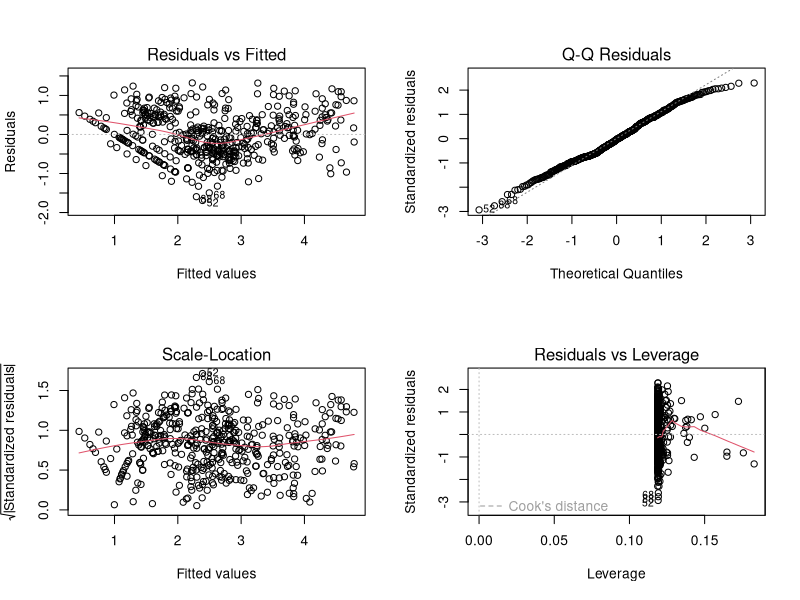
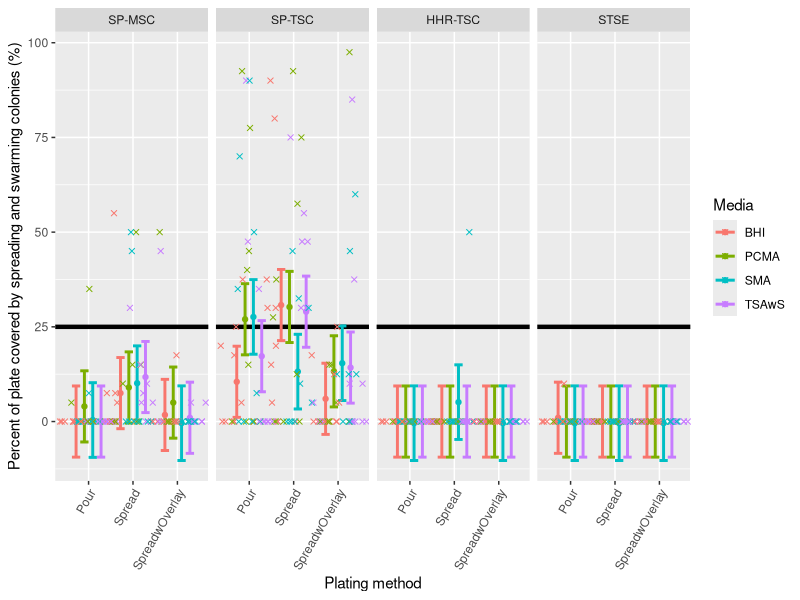

Write the R code that produced these figures, in order. (Note: this script raises an error after producing the figures.)
## ---- chunk 1
knitr::opts_chunk$set(echo = TRUE)
## ---- chunk 2
## load packages
library(knitr)
library(readr)
library(dplyr)
library(tidyr)
library(ggplot2)
library(ggpubr)
library(lme4)
library(car)
library(emmeans)
## ---- chunk 3
#import data
s1_df <- read_csv("stage1_cleaned_data.csv")
s1_df$test <-  factor(s1_df$test,
                      c("SP.MSC", "SP.TSC", "HHR.TSC", "STSE"),
                      labels = c("SP-MSC", "SP-TSC", "HHR-TSC", "STSE"))
## ---- chunk 4
#summary for Table 1; means and sd across all powders
summary_byTestPlatingMedia <- s1_df %>%
  group_by(test,plating,media) %>%
  summarize(n=n(),
            mean=mean(log_mean_count_wNA,na.rm=TRUE),
            sd=sd(log_mean_count_wNA,na.rm=TRUE),
            median=median(log_mean_count_wNA,na.rm = TRUE),
            min=min(log_mean_count_wNA,na.rm=TRUE),
            max=max(log_mean_count_wNA,na.rm=TRUE))

summary_byTestPlatingMedia_SPRno <- s1_df %>%
  filter(SPR=="no")%>%
  group_by(test,plating,media) %>%
  summarize(n=n(),
            mean=mean(log_mean_count_wNA,na.rm=TRUE),
            sd=sd(log_mean_count_wNA,na.rm=TRUE),
            median=median(log_mean_count_wNA,na.rm = TRUE),
            min=min(log_mean_count_wNA,na.rm=TRUE),
            max=max(log_mean_count_wNA,na.rm=TRUE))
## ---- chunk 5
m <- lm(log_mean_count~powder+plating*media*test+mean_spread_percent,data=s1_df)

#VIFs were investigated by fitting with lm() and using the car::vif function
vif(m) #vifs OK

#Additional model diagnostics were performed & looked OK
par(mfrow=c(2,2)) # Change the panel layout to 2 x 2
plot(m)

#run anova
anova(m)
## ---- chunk 6
m_spread <- lmer(mean_spread_percent_wNA ~ (1|powder) + test*media*plating, data=s1_df,na.action=na.exclude)

lsm_summ <- emmeans(m_spread,~test|media+plating)

df_lsm_summ <- as.data.frame(lsm_summ)

df_lsm_summ
## ---- chunk 7
ggplot(df_lsm_summ, aes(x = plating, y = emmean, color = media)) +
  facet_grid( ~ test) +
  geom_hline(yintercept = 25,
             col = "black",
             size = 1.5) +
  geom_point(stat = "identity", position = position_dodge(.75)) +
  geom_errorbar(stat = "identity",
                aes(ymin = lower.CL, ymax = upper.CL),
                size = 1,
                width = .75,
                position = position_dodge(.75),
                na.rm = TRUE) +
  geom_jitter(aes(x = plating, y = mean_spread_percent_wNA, color = media),
              data = s1_df,
              na.rm = TRUE,
              pch = 4,
              position = position_jitterdodge(jitter.width = 0.75, dodge.width = .75)) +
  labs(color = "Media", x = "Plating method", y = "Percent of plate covered by spreading and swarming colonies (%)") +
  theme(axis.text.x = element_text(angle = 60, hjust = 1)) 
## ---- chunk 8
s1_df2 <- s1_df %>% 
  filter( !(grepl("TSAwS",media) & plating=="Spread" & test=="SP.TSC"),
          !(grepl("PCMA",media) & plating=="Spread" & test=="SP.TSC"),
          !(grepl("BHI",media) & plating=="Spread" & test=="SP.TSC"),
          !(grepl("SMA",media) & plating=="Pour" & test=="SP.TSC"),
          !(grepl("PCMA",media) & plating=="Pour" & test=="SP.TSC") )
s1_df2$combo<- paste(s1_df2$media, s1_df2$plating, s1_df2$test, sep="_")

s1_df2$combo_abbrv <- make.names(abbreviate(s1_df2$combo))

#is this doing anything useful other than reshaping?
all_wide <- s1_df2 %>%
  group_by(powder,combo_abbrv) %>%
  summarise(mean=mean(log_mean_count)) %>%
  spread(key=combo_abbrv,value=mean) %>%
  ungroup() %>%
  data.frame() 
all_wide <- all_wide[c(2:44)]

SP.TSC <- unique(s1_df2$combo_abbrv[s1_df2$test=="SP.TSC"])
HHR.TSC <- unique(s1_df2$combo_abbrv[s1_df2$test=="HHR.TSC"])
STSE <- unique(s1_df2$combo_abbrv[s1_df2$test=="STSE"])
SP.MSC <- unique(s1_df2$combo_abbrv[s1_df2$test=="SP.MSC"])

#measure test choices
abbrv_combo_lookup <- unique(s1_df2[,c("test","media","plating","combo_abbrv")])

#BHI
#test_combo <- c("BHI_P_H","BHI_P_SP.M","BHI_P_SP.T","BHI_P_ST")
#test_combo <- c("BHI_SO_H","BHI_SO_SP.M","BHI_SO_SP.T","BHI_SO_ST")
#test_combo <- c("BHI_S_H","BHI_S_SP","BHI_S_ST")

#PCMA
#test_combo <- c("PCMA_P_H","PCMA_P_SP","PCMA_P_ST")
#test_combo <- c("PCMA_SO_H","PCMA_SO_SP.M","PCMA_SO_SP.T","PCMA_SO_ST")
#test_combo <- c("PCMA_S_H","PCMA_S_SP","PCMA_S_ST")

#SMA
#test_combo <- c("PCA_P_H","PCA_P_SP","PCA_P_ST")
#test_combo <- c("PCA_SO_H","PCA_SO_SP.M","PCA_SO_SP.T","PCA_SO_ST")
#test_combo <- c("PCA_S_H","PCA_S_SP_M","PCA_S_SP_T","PCA_S_ST")

#TSAwS
test_combo <- c("TSAS_P_H","TSAS_P_SP.M","TSAS_P_SP.T","TSAS_P_ST") #check this
#test_combo <- c("TSAS_SO_H","TSAS_SO_SP.M","TSAS_SO_SP.T","TSAS_SO_ST")
#test_combo <- c("TSAS_S_H","TSAS_S_SP","TSAS_S_ST")

results <- data.frame(combo_abbrv=c(),Rsquared=c())
for( i in colnames(all_wide)) {
  if( !(i %in% test_combo) ) {
    form <- paste(i,"~",paste(test_combo,collapse="+"))
    m <- lm(form,data=all_wide)
    rsquared <- summary(m)$r.squared
    results <- rbind(results,data.frame(combo_abbrv=i,Rsquared=rsquared))
  }
}
# by test
results %>%
  left_join(abbrv_combo_lookup) %>%
  group_by(test) %>%
  summarize(mean.rsq=mean(Rsquared)) -> mean.rsq.byTest
mean.rsq.byTest

all_var <- s1_df2 %>%
  group_by(test,plating,media) %>%
  summarize(var=var(log_mean_count))

# percent variance
results %>%
  left_join(abbrv_combo_lookup) %>%
  left_join(all_var) %>%
  mutate(var_explained=Rsquared*var)  %>%
  summarize(prop_explained=sum(var_explained)/sum(var)) -> prop_explained
prop_explained

results %>%
  left_join(abbrv_combo_lookup) %>%
  left_join(all_var) %>%
  filter(test != "SP_MSC") %>%
  mutate(var_explained=Rsquared*var)  %>%
  summarize(prop_explained_no_msc=sum(var_explained)/sum(var)) -> prop_explained_withoutMSC
prop_explained_withoutMSC
## ---- chunk 9
s1_df2 <- s1_df %>% 
  filter( !(grepl("TSAwS",media) & plating=="Spread" & test=="SP.TSC"),
          !(grepl("PCMA",media) & plating=="Spread" & test=="SP.TSC"),
          !(grepl("BHI",media) & plating=="Spread" & test=="SP.TSC"),
          !(grepl("SMA",media) & plating=="Pour" & test=="SP.TSC"),
          !(grepl("PCMA",media) & plating=="Pour" & test=="SP.TSC") )
s1_df2$combo<- paste(s1_df2$media, s1_df2$plating, s1_df2$test, sep="_")

s1_df2$combo_abbrv <- make.names(abbreviate(s1_df2$combo))

#is this doing anything useful other than reshaping?
all_wide <- s1_df2 %>%
  group_by(powder,combo_abbrv) %>%
  summarise(mean=mean(log_mean_count)) %>%
  spread(key=combo_abbrv,value=mean) %>%
  ungroup() %>%
  data.frame() 
all_wide <- all_wide[c(2:44)]

SP.TSC <- unique(s1_df2$combo_abbrv[s1_df2$test=="SP.TSC"])
HHR.TSC <- unique(s1_df2$combo_abbrv[s1_df2$test=="HHR.TSC"])
STSE <- unique(s1_df2$combo_abbrv[s1_df2$test=="STSE"])
SP.MSC <- unique(s1_df2$combo_abbrv[s1_df2$test=="SP.MSC"])

#measure test choices
abbrv_combo_lookup <- unique(s1_df2[,c("test","media","plating","combo_abbrv")])

#BHI
BHI_P <- c("BHI_P_H","BHI_P_SP.M","BHI_P_SP.T","BHI_P_ST")
BHI_SO <- c("BHI_SO_H","BHI_SO_SP.M","BHI_SO_SP.T","BHI_SO_ST")
BHI_S <- c("BHI_S_H","BHI_S_SP","BHI_S_ST")

#PCMA
PCMA_P <- c("PCMA_P_H","PCMA_P_SP","PCMA_P_ST")
PCMA_SO  <- c("PCMA_SO_H","PCMA_SO_SP.M","PCMA_SO_SP.T","PCMA_SO_ST")
PCMA_S <- c("PCMA_S_H","PCMA_S_SP","PCMA_S_ST")

#SMA
SMA_P <- c("SMA_P_H","SMA_P_SP","SMA_P_ST")
SMA_SO <- c("SMA_SO_H","SMA_SO_SP.M","SMA_SO_SP.T","SMA_SO_ST")
SMA_S <- c("SMA_S_H","SMA_S_SP.M","SMA_S_SP.T","SMA_S_ST")

#TSAwS
TSAS_P <- c("TSAS_P_H","TSAS_P_SP.M","TSAS_P_SP.T","TSAS_P_ST") #check this
TSAS_SO <- c("TSAS_SO_H","TSAS_SO_SP.M","TSAS_SO_SP.T","TSAS_SO_ST")
TSAS_S <- c("TSAS_S_H","TSAS_S_SP","TSAS_S_ST")

test_combo_vec <- c(BHI_P, BHI_SO, BHI_S,
                     PCMA_P, PCMA_SO, PCMA_S,
                     SMA_P, SMA_SO, SMA_S,
                     TSAS_P, TSAS_SO, TSAS_S)

results <- data.frame(combo_abbrv=c(),Rsquared=c(),testcombo=c())

for( j in test_combo_vec) {
for( i in colnames(all_wide)) {
  if( !(i %in% j) ) {
    form <- paste(i,"~",paste(j,collapse="+"))
    m <- lm(form,data=all_wide)
    rsquared <- summary(m)$r.squared
    results <- rbind(results,data.frame(combo_abbrv=i,Rsquared=rsquared,testcombo=j))
  }
}}

results_BHI_P %>%
  filter(testcombo=="BHI_P")
results
# by test

results %>%
  left_join(abbrv_combo_lookup) %>%
  group_by(testcombo,test) %>%
  summarize(mean.rsq=mean(Rsquared)) %>%
  spread(key=test,value=mean.rsq) %>%
  ungroup() %>%
  data.frame() -> mean.rsq.byTest
mean.rsq.byTest

# results %>%
#   left_join(abbrv_combo_lookup) %>%
#   group_by(test) %>%
#   summarize(mean.rsq=mean(Rsquared)) %>%
#   spread(key=test,value=mean.rsq) %>%
#   ungroup() %>%
#   data.frame() -> mean.rsq.byTest
# mean.rsq.byTest

all_var <- s1_df2 %>%
  group_by(test,plating,media) %>%
  summarize(var=var(log_mean_count))

# percent variance

test_combo_vec <- c(PCMA_S)

prop_df <- data.frame(testcombo=c(),prop_explain=c())
for (j in test_combo_vec){ 
results %>%
  filter(testcombo==j)%>%
  left_join(abbrv_combo_lookup) %>%
  left_join(all_var) %>%
  mutate(var_explained=Rsquared*var)  %>%
  summarize(prop_explained=sum(var_explained)/sum(var)) -> prop_explained
  prop_df <- rbind(prop_df, data.frame(testcombo=j,prop_explain=prop_explained))}

results %>%
  left_join(abbrv_combo_lookup) %>%
  left_join(all_var) %>%
  filter(test != "SP_MSC") %>%
  mutate(var_explained=Rsquared*var)  %>%
  summarize(prop_explained_no_msc=sum(var_explained)/sum(var)) -> prop_explained_withoutMSC
## ---- chunk 10
#import data
s1b_df <- read_csv("stage1b_data.csv")
## ---- chunk 11
#SP_MSC
d_msc <- s1b_df %>% filter(test=="SP MSC")
# Center within powder/scheme
d_msc_centered <- d_msc %>%
  group_by(powder,sampling_scheme) %>%
  mutate(powder_mean=mean(log_cfu_g)) %>%
  ungroup() %>%
  mutate(log_cfu_g_centered=log_cfu_g - powder_mean)
d_msc_centered_summary <- d_msc_centered %>%
  group_by(sampling_scheme) %>%
  summarize(mean=mean(log_cfu_g_centered),sd=sd(log_cfu_g_centered))
d_msc_centered_summary %>% ggplot(aes(x=sampling_scheme,y=mean)) + 
  labs(x="Sampling Scheme",y="Spore Count Deviance (log CFU/g)") +
  scale_color_discrete(guide=F) +
  geom_point(data=d_msc_centered,
             aes(x=sampling_scheme,y=log_cfu_g_centered,color=powder),
             position=position_jitterdodge(jitter.width = 0.05,dodge.width=0.7)) +
  geom_point(color="red") +
  geom_errorbar(aes(ymin=mean - sd,
                    ymax=mean + sd),
                width=0.3,
                color="red")+
  ylim(-1,1) -> msc
bart_msc <- bartlett.test(log_cfu_g_centered~sampling_scheme,data=d_msc_centered)
bart_msc

#HHR
d_hhr <- s1b_df %>% filter(test=="HHR")
# Center within powder/scheme
d_hhr_centered <- d_hhr %>%
  group_by(powder,sampling_scheme) %>%
  mutate(powder_mean=mean(log_cfu_g)) %>%
  ungroup() %>%
  mutate(log_cfu_g_centered=log_cfu_g - powder_mean)
d_hhr_centered_summary <- d_hhr_centered %>%
  group_by(sampling_scheme) %>%
  summarize(mean=mean(log_cfu_g_centered),sd=sd(log_cfu_g_centered))
d_hhr_centered_summary %>% ggplot(aes(x=sampling_scheme,y=mean)) + 
  labs(x="Sampling Scheme",y="Spore Count Deviance (log CFU/g)") +
  scale_color_discrete(guide=F) +
  geom_point(data=d_hhr_centered,
             aes(x=sampling_scheme,y=log_cfu_g_centered,color=powder),
             position=position_jitterdodge(jitter.width = 0.05,dodge.width=0.7)) +
  geom_point(color="red") +
  geom_errorbar(aes(ymin=mean - sd,
                    ymax=mean + sd),
                width=0.3,
                color="red")+
  ylim(-1,1) -> hhr
bart_hhr <- bartlett.test(log_cfu_g_centered~sampling_scheme,data=d_hhr_centered)
bart_hhr

#STSE
d_stse <- s1b_df %>% filter(test=="STSE")
# Center within powder/scheme
d_stse_centered <- d_stse %>%
  group_by(powder,sampling_scheme) %>%
  mutate(powder_mean=mean(log_cfu_g)) %>%
  ungroup() %>%
  mutate(log_cfu_g_centered=log_cfu_g - powder_mean)
d_stse_centered_summary <- d_stse_centered %>%
  group_by(sampling_scheme) %>%
  summarize(mean=mean(log_cfu_g_centered),sd=sd(log_cfu_g_centered))
d_stse_centered_summary %>% ggplot(aes(x=sampling_scheme,y=mean)) + 
  labs(x="Sampling Scheme",y="Spore Count Deviance (log CFU/g)") +
  scale_color_discrete(guide=F) + #getting rid of this gives us legend
  geom_point(data=d_stse_centered,
             aes(x=sampling_scheme,y=log_cfu_g_centered,color=powder),
             position=position_jitterdodge(jitter.width = 0.05,dodge.width=0.7)) +
  geom_point(color="red") +
  geom_errorbar(aes(ymin=mean - sd,
                    ymax=mean + sd),
                width=0.3,
                color="red")+
  ylim(-1,1)-> stse
bart_stse <- bartlett.test(log_cfu_g_centered~sampling_scheme,data=d_stse_centered)
bart_stse

#arrange figures
ggarrange(msc,
          hhr,
          stse,
          labels=c("SP-MSC", "HHR-TSC", "STSE"),
          ncol = 3, nrow = 1)

##Make summary plots
ggplot(s1b_df, aes(x=powder,y=log_cfu_g))+
  geom_boxplot()+
  geom_jitter(data=s1b_df,
             aes(x=powder,y=log_cfu_g,color=sampling_scheme),
             position=position_jitterdodge(jitter.width = 0.05,dodge.width=0.7)) +
  facet_grid(test~sampling_scheme)
## ---- chunk 12
#clear global environment
rm(list = ls())
## ---- chunk 13
#import data
s2_df <- read_csv("stage2_data.csv")
s2_df2 <- read_csv("stage2_data_notImputed.csv")

#
df_PCMA <- s2_df %>%
  filter(media=="PCMA")
df_TSAwS <- s2_df %>%
  filter(media=="TSAwS")
## ---- chunk 14
###PCMA analysis

#SP_MSC
d_PCMA_msc <- df_PCMA %>% filter(test=="SP.MSC")
# Center within powder/scheme
d_PCMA_msc_centered <- d_PCMA_msc %>%
  group_by(powder) %>%
  mutate(powder_mean=mean(log_mean_count)) %>%
  ungroup() %>%
  mutate(log_cfu_g_centered=log_mean_count - powder_mean)
d_PCMA_msc_centered_summary <- d_PCMA_msc_centered %>%
  group_by(lab) %>%
  summarize(mean=mean(log_cfu_g_centered),sd=sd(log_cfu_g_centered))
d_PCMA_msc_centered_summary %>% ggplot(aes(x=lab,y=mean)) + 
  labs(x="Lab",y="Spore Count Deviance (log CFU/g)") +
  ylim(-3,3)+
  scale_color_discrete(guide=F) +
  geom_point(data=d_PCMA_msc_centered,
             aes(x=lab,y=log_cfu_g_centered,color=powder),
             position=position_jitterdodge(jitter.width = 0.05,dodge.width=0.7)) +
  #theme(text=element_text(family="Times New Roman", size=12)) +
  geom_point(color="red") +
  geom_errorbar(aes(ymin=mean - sd,
                    ymax=mean + sd),
                width=0.3,
                color="red") -> PCMA_msc
bart_PCMA_msc <- bartlett.test(log_cfu_g_centered~lab,data=d_PCMA_msc_centered) #we centered all log msc be respective powder
bart_PCMA_msc

#HHR_TSC
d_PCMA_hhr <- df_PCMA %>% filter(test=="HHR.TSC")
# Center within powder/scheme
d_PCMA_hhr_centered <- d_PCMA_hhr %>%
  group_by(powder) %>%
  mutate(powder_mean=mean(log_mean_count)) %>%
  ungroup() %>%
  mutate(log_cfu_g_centered=log_mean_count - powder_mean)
d_PCMA_hhr_centered_summary <- d_PCMA_hhr_centered %>%
  group_by(lab) %>%
  summarize(mean=mean(log_cfu_g_centered),sd=sd(log_cfu_g_centered))
d_PCMA_hhr_centered_summary %>% ggplot(aes(x=lab,y=mean)) + 
  labs(x="Lab",y="Spore Count Deviance (log CFU/g)") +
  ylim(-3,3)+
  scale_color_discrete(guide=F) +
  geom_point(data=d_PCMA_hhr_centered,
             aes(x=lab,y=log_cfu_g_centered,color=powder),
             position=position_jitterdodge(jitter.width = 0.05,dodge.width=0.7)) +
  #theme(text=element_text(family="Times New Roman", size=12)) +
  geom_point(color="red") +
  geom_errorbar(aes(ymin=mean - sd,
                    ymax=mean + sd),
                width=0.3,
                color="red") -> PCMA_hhr
bart_PCMA_hhr <- bartlett.test(log_cfu_g_centered~lab,data=d_PCMA_hhr_centered)
bart_PCMA_hhr

#STSE
d_PCMA_stse <- df_PCMA %>% filter(test=="STSE")
# Center within powder/scheme
d_PCMA_stse_centered <- d_PCMA_stse %>%
  group_by(powder) %>%
  mutate(powder_mean=mean(log_mean_count)) %>%
  ungroup() %>%
  mutate(log_cfu_g_centered=log_mean_count - powder_mean)
d_PCMA_stse_centered_summary <- d_PCMA_stse_centered %>%
  group_by(lab) %>%
  summarize(mean=mean(log_cfu_g_centered),sd=sd(log_cfu_g_centered))
d_PCMA_stse_centered_summary %>% ggplot(aes(x=lab,y=mean)) + 
  labs(x="Lab",y="Spore Count Deviance (log CFU/g)") +
  ylim(-3,3)+
  scale_color_discrete(guide=F) +
  geom_point(data=d_PCMA_stse_centered,
             aes(x=lab,y=log_cfu_g_centered,color=powder),
             position=position_jitterdodge(jitter.width = 0.05,dodge.width=0.7)) +
  #theme(text=element_text(family="Times New Roman", size=12)) +
  geom_point(color="red") +
  geom_errorbar(aes(ymin=mean - sd,
                    ymax=mean + sd),
                width=0.3,
                color="red") -> PCMA_stse
bart_PCMA_stse <- bartlett.test(log_cfu_g_centered~lab,data=d_PCMA_stse_centered)
bart_PCMA_stse
###TSAwS analysis

#SP_MSC
d_TSAwS_msc <- df_TSAwS %>% filter(test=="SP.MSC")
# Center within powder/scheme
d_TSAwS_msc_centered <- d_TSAwS_msc %>%
  group_by(powder) %>%
  mutate(powder_mean=mean(log_mean_count)) %>%
  ungroup() %>%
  mutate(log_cfu_g_centered=log_mean_count - powder_mean)
d_TSAwS_msc_centered_summary <- d_TSAwS_msc_centered %>%
  group_by(lab) %>%
  summarize(mean=mean(log_cfu_g_centered),sd=sd(log_cfu_g_centered))
d_TSAwS_msc_centered_summary %>% ggplot(aes(x=lab,y=mean)) + 
  labs(x="Lab",y="Spore Count Deviance (log CFU/g)") +
  ylim(-3,3)+
  scale_color_discrete(guide=F) +
  geom_point(data=d_TSAwS_msc_centered,
             aes(x=lab,y=log_cfu_g_centered,color=powder),
             position=position_jitterdodge(jitter.width = 0.05,dodge.width=0.7)) +
  #theme(text=element_text(family="Times New Roman", size=12)) +
  geom_point(color="red") +
  geom_errorbar(aes(ymin=mean - sd,
                    ymax=mean + sd),
                width=0.3,
                color="red") -> TSAwS_msc
bart_TSAwS_msc <- bartlett.test(log_cfu_g_centered~lab,data=d_TSAwS_msc_centered)
bart_TSAwS_msc


#HHR_TSC
d_TSAwS_hhr <- df_TSAwS %>% filter(test=="HHR.TSC")
# Center within powder/scheme
d_TSAwS_hhr_centered <- d_TSAwS_hhr %>%
  group_by(powder) %>%
  mutate(powder_mean=mean(log_mean_count)) %>%
  ungroup() %>%
  mutate(log_cfu_g_centered=log_mean_count - powder_mean)
d_TSAwS_hhr_centered_summary <- d_TSAwS_hhr_centered %>%
  group_by(lab) %>%
  summarize(mean=mean(log_cfu_g_centered),sd=sd(log_cfu_g_centered))
d_TSAwS_hhr_centered_summary %>% ggplot(aes(x=lab,y=mean)) + 
  labs(x="Lab",y="Spore Count Deviance (log CFU/g)") +
  ylim(-3,3)+
  scale_color_discrete(guide=F) +
  geom_point(data=d_TSAwS_hhr_centered,
             aes(x=lab,y=log_cfu_g_centered,color=powder),
             position=position_jitterdodge(jitter.width = 0.05,dodge.width=0.7)) +
  #theme(text=element_text(family="Times New Roman", size=12)) +
  geom_point(color="red") +
  geom_errorbar(aes(ymin=mean - sd,
                    ymax=mean + sd),
                width=0.3,
                color="red") -> TSAwS_hhr
bart_TSAwS_hhr <- bartlett.test(log_cfu_g_centered~lab,data=d_TSAwS_hhr_centered)
bart_TSAwS_hhr

#STSE
d_TSAwS_stse <- df_TSAwS %>% filter(test=="STSE")
# Center within powder/scheme
d_TSAwS_stse_centered <- d_TSAwS_stse %>%
  group_by(powder) %>%
  mutate(powder_mean=mean(log_mean_count)) %>%
  ungroup() %>%
  mutate(log_cfu_g_centered=log_mean_count - powder_mean)
d_TSAwS_stse_centered_summary <- d_TSAwS_stse_centered %>%
  group_by(lab) %>%
  summarize(mean=mean(log_cfu_g_centered),sd=sd(log_cfu_g_centered))
d_TSAwS_stse_centered_summary %>% ggplot(aes(x=lab,y=mean)) + 
  labs(x="Lab",y="Spore Count Deviance (log CFU/g)") +
  ylim(-3,3)+
  scale_color_discrete(guide=F) +
  geom_point(data=d_TSAwS_stse_centered,
             aes(x=lab,y=log_cfu_g_centered,color=powder),
             position=position_jitterdodge(jitter.width = 0.05,dodge.width=0.7)) +
  #theme(text=element_text(family="Times New Roman", size=12)) +
  geom_point(color="red") +
  geom_errorbar(aes(ymin=mean - sd,
                    ymax=mean + sd),
                width=0.3,
                color="red") -> TSAwS_stse
bart_TSAwS_stse <- bartlett.test(log_cfu_g_centered~lab,data=d_TSAwS_stse_centered)
bart_TSAwS_stse

#arrange figures
ggarrange(PCMA_msc, 
          TSAwS_msc,
          PCMA_hhr,
          TSAwS_hhr,
          PCMA_stse,
          TSAwS_stse,
          labels=c("PCMA SP-MSC", "TSAwS SP-MSC", "PCMA HHR-TSC", "TSAwS HHR-TSC", "PCMA STSE", "TSAwS STSE"),
          ncol = 2, nrow = 3)
## ---- chunk 15
##Make summary plots
ggplot(s2_df, aes(x=powder,y=log_mean_count))+
  geom_boxplot()+
  geom_point(data=s2_df,
             aes(x=powder,y=log_mean_count,color=lab),
             position=position_jitterdodge(jitter.width = 0.05,dodge.width=0.7)) +
  facet_grid(test~media)

#plot without imputed values
s2_df$mean_count2 <- s2_df$mean_count
s2_df$mean_count2[s2_df$mean_count2==0]<-10
s2_df$log_mean_count <- log10(s2_df$mean_count2) 

s2_df$lab <- factor(s2_df$lab,c("UA","UB","UC","UD"))

ggplot(s2_df, aes(x=powder,y=log_mean_count))+
  geom_boxplot()+
  geom_point(data=s2_df,
             aes(x=powder,y=log_mean_count,color=lab),
             position=position_jitterdodge(jitter.width = 0.05,dodge.width=0.7)) +
  ylim(0,5)+
  facet_grid(test~media)

#Get means across labs without imputed values
summary_s2_df2b <- s2_df %>%
  group_by(media,test,lab)%>%
  summarize(mean=mean(log_mean_count),
            sd=sd(log_mean_count))
## ---- chunk 16
#clear global environment
rm(list = ls())
## ---- chunk 17
#import data
s3_df <-read_csv("stage3_data.csv")

#prep data
df_PCMA <- s3_df %>%
  filter(media=="PCMA")
df_TSAwS <- s3_df %>%
  filter(media=="TSA")
## ---- chunk 18
###PCMA analysis
#SP_MSC
d_PCMA_msc <- df_PCMA %>% filter(test=="SP.MSC")
# Center within powder/scheme
d_PCMA_msc_centered <- d_PCMA_msc %>%
  group_by(powder) %>%
  mutate(powder_mean=mean(log_mean_count)) %>%
  ungroup() %>%
  mutate(log_cfu_g_centered=log_mean_count - powder_mean)
d_PCMA_msc_centered_summary <- d_PCMA_msc_centered %>%
  group_by(lab) %>%
  summarize(mean=mean(log_cfu_g_centered),sd=sd(log_cfu_g_centered))
d_PCMA_msc_centered_summary %>% ggplot(aes(x=lab,y=mean)) + 
  labs(x="Lab",y="Spore Count Deviance (log CFU/g)") +
  ylim(-2,2)+
  scale_color_discrete(guide=F) +
  geom_point(data=d_PCMA_msc_centered,
             aes(x=lab,y=log_cfu_g_centered,color=powder),
             position=position_jitterdodge(jitter.width = 0.05,dodge.width=0.7)) +
  #theme(text=element_text(family="Times New Roman", size=12)) +
  geom_point(color="red") +
  geom_errorbar(aes(ymin=mean - sd,
                    ymax=mean + sd),
                width=0.3,
                color="red") -> PCMA_msc
bart_PCMA_msc <- bartlett.test(log_cfu_g_centered~lab,data=d_PCMA_msc_centered)
bart_PCMA_msc


#HHR_TSC
d_PCMA_hhr <- df_PCMA %>% filter(test=="HHR.TSC")
# Center within powder/scheme
d_PCMA_hhr_centered <- d_PCMA_hhr %>%
  group_by(powder) %>%
  mutate(powder_mean=mean(log_mean_count)) %>%
  ungroup() %>%
  mutate(log_cfu_g_centered=log_mean_count - powder_mean)
d_PCMA_hhr_centered_summary <- d_PCMA_hhr_centered %>%
  group_by(lab) %>%
  summarize(mean=mean(log_cfu_g_centered),sd=sd(log_cfu_g_centered))
d_PCMA_hhr_centered_summary %>% ggplot(aes(x=lab,y=mean)) + 
  labs(x="Lab",y="Spore Count Deviance (log CFU/g)") +
  ylim(-2,2)+
  scale_color_discrete(guide=F) +
  geom_point(data=d_PCMA_hhr_centered,
             aes(x=lab,y=log_cfu_g_centered,color=powder),
             position=position_jitterdodge(jitter.width = 0.05,dodge.width=0.7)) +
  #theme(text=element_text(family="Times New Roman", size=12)) +
  geom_point(color="red") +
  geom_errorbar(aes(ymin=mean - sd,
                    ymax=mean + sd),
                width=0.3,
                color="red") -> PCMA_hhr
bart_PCMA_hhr <- bartlett.test(log_cfu_g_centered~lab,data=d_PCMA_hhr_centered)
bart_PCMA_hhr

#STSE
d_PCMA_stse <- df_PCMA %>% filter(test=="STSE")
# Center within powder/scheme
d_PCMA_stse_centered <- d_PCMA_stse %>%
  group_by(powder) %>%
  mutate(powder_mean=mean(log_mean_count)) %>%
  ungroup() %>%
  mutate(log_cfu_g_centered=log_mean_count - powder_mean)
d_PCMA_stse_centered_summary <- d_PCMA_stse_centered %>%
  group_by(lab) %>%
  summarize(mean=mean(log_cfu_g_centered),sd=sd(log_cfu_g_centered))
d_PCMA_stse_centered_summary %>% ggplot(aes(x=lab,y=mean)) + 
  labs(x="Lab",y="Spore Count Deviance (log CFU/g)") +
  ylim(-2,2)+
  scale_color_discrete(guide=F) +
  geom_point(data=d_PCMA_stse_centered,
             aes(x=lab,y=log_cfu_g_centered,color=powder),
             position=position_jitterdodge(jitter.width = 0.05,dodge.width=0.7)) +
  #theme(text=element_text(family="Times New Roman", size=12)) +
  geom_point(color="red") +
  geom_errorbar(aes(ymin=mean - sd,
                    ymax=mean + sd),
                width=0.3,
                color="red") -> PCMA_stse
bart_PCMA_stse <- bartlett.test(log_cfu_g_centered~lab,data=d_PCMA_stse_centered)
bart_PCMA_stse 

###
###TSAwS analysis

#SP_MSC
d_TSAwS_msc <- df_TSAwS %>% filter(test=="SP.MSC")
# Center within powder/scheme
d_TSAwS_msc_centered <- d_TSAwS_msc %>%
  group_by(powder) %>%
  mutate(powder_mean=mean(log_mean_count)) %>%
  ungroup() %>%
  mutate(log_cfu_g_centered=log_mean_count - powder_mean)
d_TSAwS_msc_centered_summary <- d_TSAwS_msc_centered %>%
  group_by(lab) %>%
  summarize(mean=mean(log_cfu_g_centered),sd=sd(log_cfu_g_centered))
d_TSAwS_msc_centered_summary %>% ggplot(aes(x=lab,y=mean)) + 
  labs(x="Lab",y="Spore Count Deviance (log CFU/g)") +
  ylim(-2,2)+
  scale_color_discrete(guide=F) +
  geom_point(data=d_TSAwS_msc_centered,
             aes(x=lab,y=log_cfu_g_centered,color=powder),
             position=position_jitterdodge(jitter.width = 0.05,dodge.width=0.7)) +
  #theme(text=element_text(family="Times New Roman", size=12)) +
  geom_point(color="red") +
  geom_errorbar(aes(ymin=mean - sd,
                    ymax=mean + sd),
                width=0.3,
                color="red") -> TSAwS_msc
bart_TSAwS_msc <- bartlett.test(log_cfu_g_centered~lab,data=d_TSAwS_msc_centered)
bart_TSAwS_msc


#HHR_TSC
d_TSAwS_hhr <- df_TSAwS %>% filter(test=="HHR.TSC")
# Center within powder/scheme
d_TSAwS_hhr_centered <- d_TSAwS_hhr %>%
  group_by(powder) %>%
  mutate(powder_mean=mean(log_mean_count)) %>%
  ungroup() %>%
  mutate(log_cfu_g_centered=log_mean_count - powder_mean)
d_TSAwS_hhr_centered_summary <- d_TSAwS_hhr_centered %>%
  group_by(lab) %>%
  summarize(mean=mean(log_cfu_g_centered),sd=sd(log_cfu_g_centered))
d_TSAwS_hhr_centered_summary %>% ggplot(aes(x=lab,y=mean)) + 
  labs(x="Lab",y="Spore Count Deviance (log CFU/g)") +
  ylim(-2,2)+
  scale_color_discrete(guide=F) +
  geom_point(data=d_TSAwS_hhr_centered,
             aes(x=lab,y=log_cfu_g_centered,color=powder),
             position=position_jitterdodge(jitter.width = 0.05,dodge.width=0.7)) +
  #theme(text=element_text(family="Times New Roman", size=12)) +
  geom_point(color="red") +
  geom_errorbar(aes(ymin=mean - sd,
                    ymax=mean + sd),
                width=0.3,
                color="red") -> TSAwS_hhr
bart_TSAwS_hhr <- bartlett.test(log_cfu_g_centered~lab,data=d_TSAwS_hhr_centered)
bart_TSAwS_hhr 

#STSE
d_TSAwS_stse <- df_TSAwS %>% filter(test=="STSE")
# Center within powder/scheme
d_TSAwS_stse_centered <- d_TSAwS_stse %>%
  group_by(powder) %>%
  mutate(powder_mean=mean(log_mean_count)) %>%
  ungroup() %>%
  mutate(log_cfu_g_centered=log_mean_count - powder_mean)
d_TSAwS_stse_centered_summary <- d_TSAwS_stse_centered %>%
  group_by(lab) %>%
  summarize(mean=mean(log_cfu_g_centered),sd=sd(log_cfu_g_centered))
d_TSAwS_stse_centered_summary %>% ggplot(aes(x=lab,y=mean)) + 
  labs(x="Lab",y="Spore Count Deviance (log CFU/g)") +
  ylim(-2,2)+
  scale_color_discrete(guide=F) +
  geom_point(data=d_TSAwS_stse_centered,
             aes(x=lab,y=log_cfu_g_centered,color=powder),
             position=position_jitterdodge(jitter.width = 0.05,dodge.width=0.7)) +
  #theme(text=element_text(family="Times New Roman", size=12)) +
  geom_point(color="red") +
  geom_errorbar(aes(ymin=mean - sd,
                    ymax=mean + sd),
                width=0.3,
                color="red") -> TSAwS_stse
bart_TSAwS_stse <- bartlett.test(log_cfu_g_centered~lab,data=d_TSAwS_stse_centered)
bart_TSAwS_stse

ggarrange(PCMA_msc, 
          TSAwS_msc,
          PCMA_hhr,
          TSAwS_hhr,
          PCMA_stse,
          TSAwS_stse,
          labels=c("PCMA SP-MSC", "TSAwS SP-MSC", "PCMA HHR-TSC", "TSAwS HHR-TSC", "PCMA STSE", "TSAwS STSE"),
          ncol = 2, nrow = 3)
## ---- chunk 19
##Make summary plots
ggplot(s3_df, aes(x=powder,y=log_mean_count))+
  geom_boxplot()+
  ylim(0,4)+
  geom_point(data=s3_df,
             aes(x=powder,y=log_mean_count,color=lab),
             position=position_jitterdodge(jitter.width = 0.05,dodge.width=0.7)) +
  facet_grid(test~media)

#Get means across labs
summary_s3_dfb <- s3_df %>%
  group_by(media,test,lab)%>%
  summarize(mean=mean(log_mean_count),
            sd=sd(log_mean_count))
## ---- chunk 20
#clear global environment
rm(list = ls())
